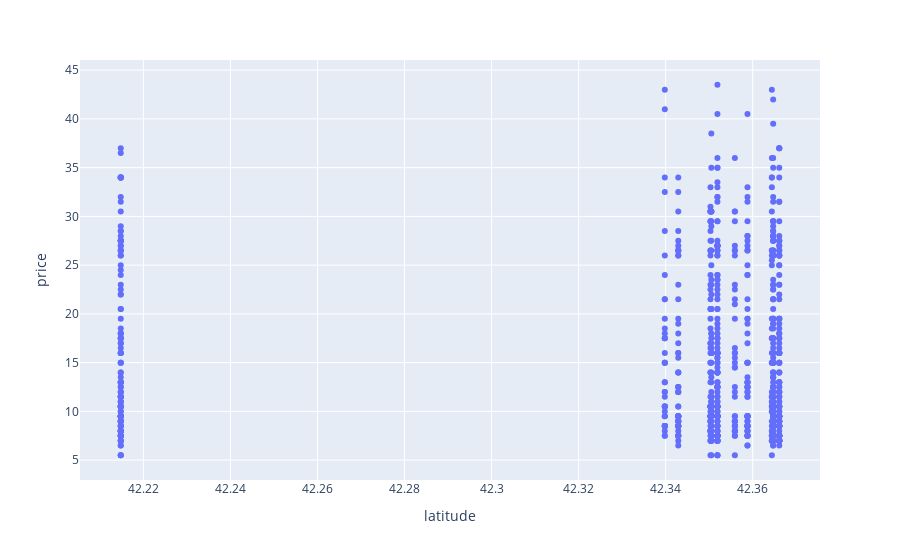

Notebook cell for this chart:
### Code cell
psDF.plot.scatter(x='latitude', y='price')

### Figure 1 — Plotly figure (JSON) as saved in the notebook; plotly's stock layout.template omitted (floating-point values rounded to 4 significant figures; data arrays with more than 128 entries replaced by an {"elided": "..."} marker saying what was removed)
{"data": [{"hovertemplate": "latitude=%{x}<br>price=%{y}<extra></extra>", "legendgroup": "", "marker": {"color": "#636efa", "symbol": "circle"}, "mode": "markers", "name": "", "orientation": "v", "showlegend": false, "type": "scatter", "x": {"elided": "1000 float values"}, "xaxis": "x", "y": {"elided": "1000 float values"}, "yaxis": "y"}], "layout": {"legend": {"tracegroupgap": 0}, "margin": {"t": 60}, "xaxis": {"anchor": "y", "domain": [0, 1], "title": {"text": "latitude"}}, "yaxis": {"anchor": "x", "domain": [0, 1], "title": {"text": "price"}}}}
